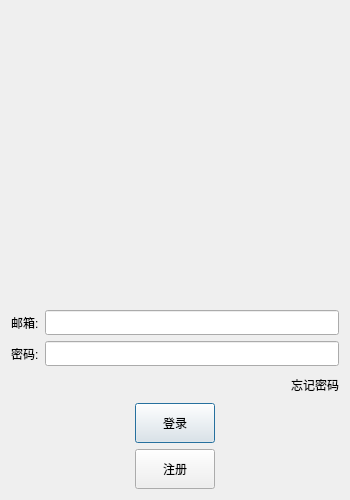
<?xml version="1.0" encoding="UTF-8"?>
<ui version="4.0">
 <class>LoginDialog</class>
 <widget class="QDialog" name="LoginDialog">
  <property name="geometry">
   <rect>
    <x>0</x>
    <y>0</y>
    <width>350</width>
    <height>500</height>
   </rect>
  </property>
  <property name="minimumSize">
   <size>
    <width>350</width>
    <height>500</height>
   </size>
  </property>
  <property name="maximumSize">
   <size>
    <width>350</width>
    <height>500</height>
   </size>
  </property>
  <property name="windowTitle">
   <string>Dialog</string>
  </property>
  <layout class="QVBoxLayout" name="verticalLayout_2">
   <item>
    <layout class="QVBoxLayout" name="verticalLayout">
     <item>
      <widget class="QWidget" name="widget" native="true">
       <layout class="QGridLayout" name="gridLayout">
        <item row="0" column="0">
         <widget class="QLabel" name="head_label">
          <property name="text">
           <string/>
          </property>
          <property name="pixmap">
           <pixmap resource="rc.qrc">:/res/zwb.png</pixmap>
          </property>
          <property name="scaledContents">
           <bool>false</bool>
          </property>
          <property name="alignment">
           <set>Qt::AlignmentFlag::AlignCenter</set>
          </property>
         </widget>
        </item>
        <item row="1" column="0">
         <widget class="QLabel" name="err_tip">
          <property name="text">
           <string/>
          </property>
          <property name="alignment">
           <set>Qt::AlignmentFlag::AlignCenter</set>
          </property>
         </widget>
        </item>
       </layout>
      </widget>
     </item>
     <item>
      <layout class="QHBoxLayout" name="horizontalLayout">
       <item>
        <widget class="QLabel" name="user_label">
         <property name="maximumSize">
          <size>
           <width>16777215</width>
           <height>25</height>
          </size>
         </property>
         <property name="text">
          <string>邮箱:</string>
         </property>
        </widget>
       </item>
       <item>
        <widget class="QLineEdit" name="user_edit">
         <property name="maximumSize">
          <size>
           <width>16777215</width>
           <height>25</height>
          </size>
         </property>
        </widget>
       </item>
      </layout>
     </item>
     <item>
      <layout class="QHBoxLayout" name="horizontalLayout_2">
       <item>
        <widget class="QLabel" name="password_label">
         <property name="maximumSize">
          <size>
           <width>16777215</width>
           <height>25</height>
          </size>
         </property>
         <property name="text">
          <string>密码:</string>
         </property>
        </widget>
       </item>
       <item>
        <widget class="QLineEdit" name="password_edit">
         <property name="maximumSize">
          <size>
           <width>16777215</width>
           <height>25</height>
          </size>
         </property>
        </widget>
       </item>
      </layout>
     </item>
     <item>
      <layout class="QHBoxLayout" name="horizontalLayout_3">
       <item>
        <spacer name="horizontalSpacer">
         <property name="orientation">
          <enum>Qt::Orientation::Horizontal</enum>
         </property>
         <property name="sizeHint" stdset="0">
          <size>
           <width>40</width>
           <height>20</height>
          </size>
         </property>
        </spacer>
       </item>
       <item>
        <widget class="ClickLabel" name="forget_password">
         <property name="maximumSize">
          <size>
           <width>16777215</width>
           <height>25</height>
          </size>
         </property>
         <property name="text">
          <string>忘记密码</string>
         </property>
         <property name="alignment">
          <set>Qt::AlignmentFlag::AlignRight|Qt::AlignmentFlag::AlignTrailing|Qt::AlignmentFlag::AlignVCenter</set>
         </property>
        </widget>
       </item>
      </layout>
     </item>
     <item>
      <layout class="QHBoxLayout" name="horizontalLayout_4">
       <item>
        <spacer name="horizontalSpacer_2">
         <property name="orientation">
          <enum>Qt::Orientation::Horizontal</enum>
         </property>
         <property name="sizeHint" stdset="0">
          <size>
           <width>40</width>
           <height>20</height>
          </size>
         </property>
        </spacer>
       </item>
       <item>
        <widget class="QPushButton" name="login">
         <property name="minimumSize">
          <size>
           <width>0</width>
           <height>0</height>
          </size>
         </property>
         <property name="maximumSize">
          <size>
           <width>10000</width>
           <height>40</height>
          </size>
         </property>
         <property name="text">
          <string>登录</string>
         </property>
        </widget>
       </item>
       <item>
        <spacer name="horizontalSpacer_3">
         <property name="orientation">
          <enum>Qt::Orientation::Horizontal</enum>
         </property>
         <property name="sizeHint" stdset="0">
          <size>
           <width>40</width>
           <height>20</height>
          </size>
         </property>
        </spacer>
       </item>
      </layout>
     </item>
     <item>
      <layout class="QHBoxLayout" name="horizontalLayout_5">
       <item>
        <spacer name="horizontalSpacer_4">
         <property name="orientation">
          <enum>Qt::Orientation::Horizontal</enum>
         </property>
         <property name="sizeHint" stdset="0">
          <size>
           <width>40</width>
           <height>20</height>
          </size>
         </property>
        </spacer>
       </item>
       <item>
        <widget class="QPushButton" name="register_2">
         <property name="maximumSize">
          <size>
           <width>1000</width>
           <height>40</height>
          </size>
         </property>
         <property name="text">
          <string>注册</string>
         </property>
        </widget>
       </item>
       <item>
        <spacer name="horizontalSpacer_5">
         <property name="orientation">
          <enum>Qt::Orientation::Horizontal</enum>
         </property>
         <property name="sizeHint" stdset="0">
          <size>
           <width>40</width>
           <height>20</height>
          </size>
         </property>
        </spacer>
       </item>
      </layout>
     </item>
    </layout>
   </item>
  </layout>
 </widget>
 <customwidgets>
  <customwidget>
   <class>ClickLabel</class>
   <extends>QLabel</extends>
   <header>clicklabel.h</header>
  </customwidget>
 </customwidgets>
 <resources>
  <include location="rc.qrc"/>
 </resources>
 <connections/>
</ui>
